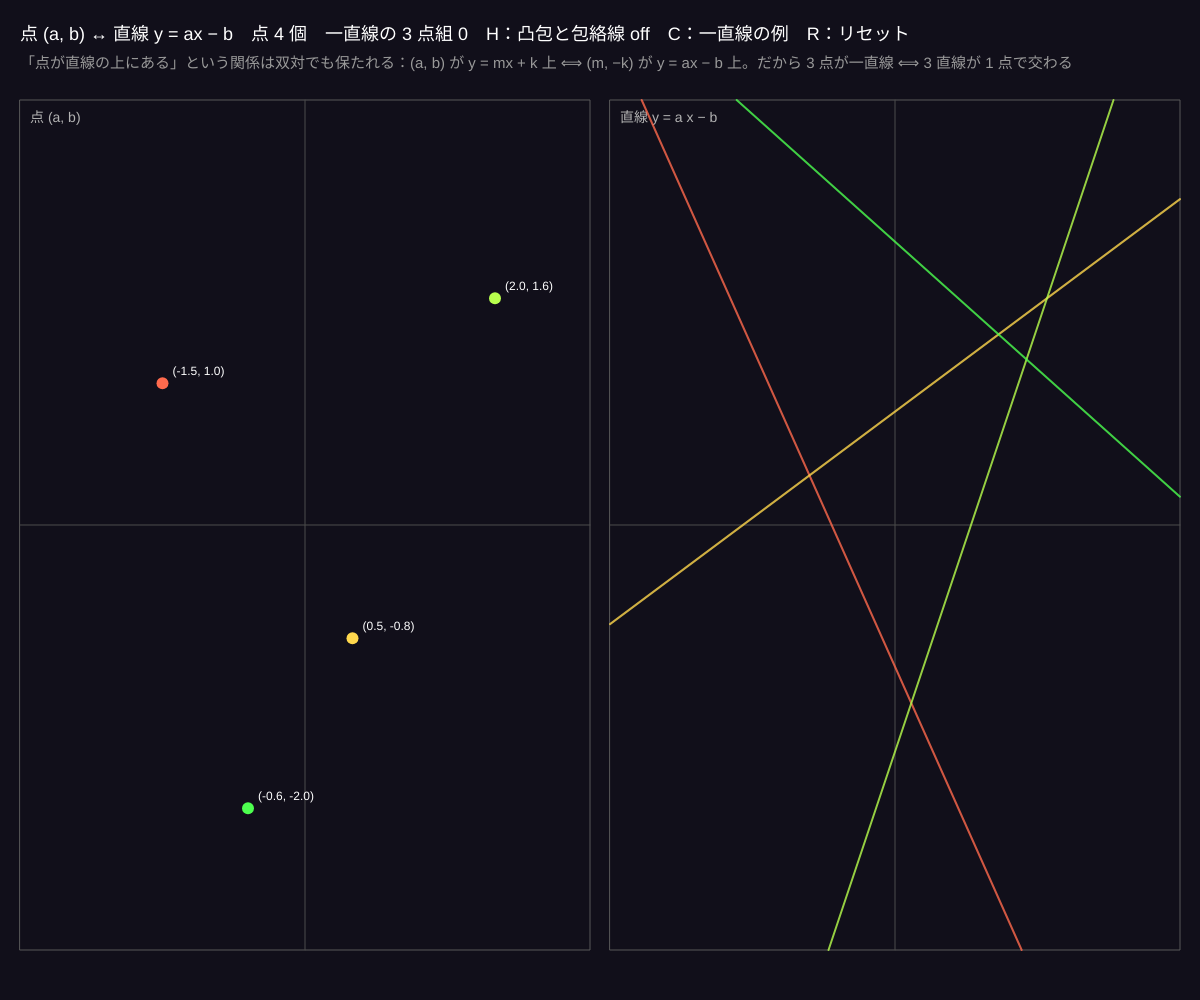
Frame 1 (no input)
Frame 60 (no input): identical to frame 1, image omitted
Frame 120 (the mouse pressed at the canvas centre since frame 60): identical to frame 1, image omitted

The p5.js sketch that drew this single still picture (run headless with seeded random() and noise() and a simulated clock; from frame 60 on, the mouse is pressed at the canvas centre):

// p5.js sketch
// ── sketch.js
// ============================================
// 00 点と直線の双対
// 左の点 (a, b) と右の直線 y = ax − b を入れ替える「双対変換」
//   点を動かすと右の直線が動く。右にマウスを置くと、その点の双対直線が左に現れる
//   3 点が一直線に並ぶ ↔ 3 本の直線が 1 点で交わる、上側の凸包 ↔ 下側の包絡線
// ドラッグ = 点を動かす / クリック = 点を追加 / C = 一直線の 3 点 / H = 凸包と包絡線 / R = リセット
// ============================================

let pts = [];               // 左の点 (a, b)（数学座標、−3〜3）
let RANGE = 3;              // ★ 表示する範囲（−RANGE 〜 RANGE）
let showHull = false;
let dragI = -1;
let tol = 0.03;             // ★ 「一直線」と判定する許しの幅

function setup() {
  createCanvas(windowWidth, windowHeight);
  colorMode(HSB, 360, 100, 100, 100);
  resetPts();
}

function resetPts() {
  pts = [{ a: -1.5, b: 1 }, { a: 0.5, b: -0.8 }, { a: 2, b: 1.6 }, { a: -0.6, b: -2 }];
}

// パネル：left と right の枠（画面座標）
function panels() {
  let w = (width - 60) / 2, h = height - 150, y = 100;
  return { L: { x: 20, y, w, h }, R: { x: 40 + w, y, w, h } };
}
// 数学座標 ↔ 画面座標
function toScreen(P, x, y) { return { x: P.x + (x + RANGE) / (2 * RANGE) * P.w, y: P.y + (RANGE - y) / (2 * RANGE) * P.h }; }
function toMath(P, sx, sy) { return { x: (sx - P.x) / P.w * 2 * RANGE - RANGE, y: RANGE - (sy - P.y) / P.h * 2 * RANGE }; }
function inside(P, sx, sy) { return sx >= P.x && sx <= P.x + P.w && sy >= P.y && sy <= P.y + P.h; }

// 直線 y = m x + k を枠の中に描く
function drawLine(P, m, k, hue, alphaV, w) {
  let s1 = toScreen(P, -RANGE, m * -RANGE + k), s2 = toScreen(P, RANGE, m * RANGE + k);
  let c = clipSeg(P, s1, s2);
  if (!c) return;
  stroke(hue, 70, 100, alphaV); strokeWeight(w);
  line(c[0].x, c[0].y, c[1].x, c[1].y);
}
// 線分を枠で切る（Liang–Barsky）
function clipSeg(P, s1, s2) {
  let t0 = 0, t1 = 1, dx = s2.x - s1.x, dy = s2.y - s1.y;
  for (let [p, q] of [[-dx, s1.x - P.x], [dx, P.x + P.w - s1.x], [-dy, s1.y - P.y], [dy, P.y + P.h - s1.y]]) {
    if (p === 0) { if (q < 0) return null; continue; }
    let r = q / p;
    if (p < 0) { if (r > t1) return null; if (r > t0) t0 = r; } else { if (r < t0) return null; if (r < t1) t1 = r; }
  }
  return [{ x: s1.x + t0 * dx, y: s1.y + t0 * dy }, { x: s1.x + t1 * dx, y: s1.y + t1 * dy }];
}

function drawFrame(P, title) {
  noFill(); stroke(0, 0, 35); strokeWeight(1); rect(P.x, P.y, P.w, P.h);
  let o = toScreen(P, 0, 0);
  stroke(0, 0, 30); line(P.x, o.y, P.x + P.w, o.y); line(o.x, P.y, o.x, P.y + P.h);
  noStroke(); fill(0, 0, 70); textSize(14); text(title, P.x + 10, P.y + 22);
}

function draw() {
  background(250, 40, 10);
  let { L, R } = panels();
  drawFrame(L, '点 (a, b)');
  drawFrame(R, '直線 y = a x − b');

  // ★ 双対：点 i → 右の直線
  for (let i = 0; i < pts.length; i++) {
    let p = pts[i], hue = 10 + i * 37 % 360;
    drawLine(R, p.a, -p.b, hue, 80, i === dragI ? 4 : 2);
  }
  // 凸包 ↔ 包絡線
  if (showHull && pts.length >= 3) drawHullEnvelope(L, R);
  // 一直線の 3 点 ↔ 共点の 3 直線
  let n = pts.length, found = 0;
  for (let i = 0; i < n; i++) for (let j = i + 1; j < n; j++) for (let k = j + 1; k < n; k++) {
    let p = pts[i], q = pts[j], r = pts[k];
    let cr = (q.a - p.a) * (r.b - p.b) - (q.b - p.b) * (r.a - p.a);
    if (abs(cr) < tol * 3 && found < 3) {
      found++;
      // 左：3 点を通る直線（点線）
      let m = (q.b - p.b) / ((q.a - p.a) || 1e-9), kk = p.b - m * p.a;
      drawingContext.setLineDash([6, 6]); drawLine(L, m, kk, 50, 70, 2); drawingContext.setLineDash([]);
      // 右：3 直線の共通点 (m, −k)：y = a m − b が全ての a,b で同じ値 −k
      let s = toScreen(R, m, -kk);
      noFill(); stroke(50, 90, 100); strokeWeight(3); circle(s.x, s.y, 22);
    }
  }
  // 点を描く
  for (let i = 0; i < pts.length; i++) {
    let p = pts[i], s = toScreen(L, p.a, p.b), hue = 10 + i * 37 % 360;
    noStroke(); fill(hue, 70, 100); circle(s.x, s.y, i === dragI ? 16 : 12);
    fill(0, 0, 100); textSize(12); text('(' + nf(p.a, 1, 1) + ', ' + nf(p.b, 1, 1) + ')', s.x + 10, s.y - 8);
  }
  // マウスの双対：右の点 (x, y) → 左の直線 b = x a − y
  if (inside(R, mouseX, mouseY)) {
    let m = toMath(R, mouseX, mouseY);
    drawLine(L, m.x, -m.y, 180, 90, 2);
    noStroke(); fill(180, 70, 100); circle(mouseX, mouseY, 10);
    fill(180, 50, 100); textSize(12); text('(' + nf(m.x, 1, 1) + ', ' + nf(m.y, 1, 1) + ') → 左の直線 b = ' + nf(m.x, 1, 1) + ' a − (' + nf(m.y, 1, 1) + ')', mouseX + 12, mouseY - 8);
  } else if (inside(L, mouseX, mouseY) && dragI < 0) {
    let m = toMath(L, mouseX, mouseY);
    drawLine(R, m.x, -m.y, 180, 60, 1.5);
  }

  noStroke(); fill(0, 0, 100); textSize(18);
  text('点 (a, b) ↔ 直線 y = ax − b　点 ' + pts.length + ' 個　一直線の 3 点組 ' + found + '　H：凸包と包絡線 ' + (showHull ? 'ON' : 'off') + '　C：一直線の例　R：リセット', 20, 40);
  fill(0, 0, 60); textSize(15);
  text('「点が直線の上にある」という関係は双対でも保たれる：(a, b) が y = mx + k 上 ⟺ (m, −k) が y = ax − b 上。だから 3 点が一直線 ⟺ 3 直線が 1 点で交わる', 20, 68);
}

// ★ 上側の凸包（左）↔ 下側の包絡線（右）、下側の凸包 ↔ 上側の包絡線
function drawHullEnvelope(L, R) {
  let sorted = pts.slice().sort((p, q) => p.a - q.a || p.b - q.b);
  let cr = (o, p, q) => (p.a - o.a) * (q.b - o.b) - (p.b - o.b) * (q.a - o.a);
  let lower = [], upper = [];
  for (let p of sorted) { while (lower.length >= 2 && cr(lower[lower.length - 2], lower[lower.length - 1], p) <= 0) lower.pop(); lower.push(p); }
  for (let p of sorted.slice().reverse()) { while (upper.length >= 2 && cr(upper[upper.length - 2], upper[upper.length - 1], p) <= 0) upper.pop(); upper.push(p); }
  let chain = (c, hue) => { noFill(); stroke(hue, 80, 100, 80); strokeWeight(5); beginShape(); for (let p of c) { let s = toScreen(L, p.a, p.b); vertex(s.x, s.y); } endShape(); };
  chain(upper, 10); chain(lower, 180);
  // 包絡線：x を細かく動かして min / max を取る
  for (let [hue, pick] of [[10, Math.min], [180, Math.max]]) {
    noFill(); stroke(hue, 80, 100, 80); strokeWeight(5);
    beginShape();
    for (let x = -RANGE; x <= RANGE + 1e-9; x += 0.05) {
      let y = constrain(pick(...pts.map((p) => p.a * x - p.b)), -RANGE, RANGE);
      let s = toScreen(R, x, y); vertex(s.x, s.y);
    }
    endShape();
  }
  noStroke(); fill(0, 0, 70); textSize(13);
  text('コーラル：上側の凸包 ↔ 下側の包絡線　　アクア：下側の凸包 ↔ 上側の包絡線', L.x + 10, L.y + L.h - 10);
}

function mousePressed() {
  let { L } = panels();
  if (!inside(L, mouseX, mouseY)) return;
  for (let i = 0; i < pts.length; i++) {
    let s = toScreen(L, pts[i].a, pts[i].b);
    if (dist(mouseX, mouseY, s.x, s.y) < 14) { dragI = i; return; }
  }
  if (pts.length < 12) { let m = toMath(L, mouseX, mouseY); pts.push({ a: m.x, b: m.y }); dragI = pts.length - 1; }
}
function mouseDragged() {
  if (dragI < 0) return;
  let { L } = panels();
  let m = toMath(L, constrain(mouseX, L.x, L.x + L.w), constrain(mouseY, L.y, L.y + L.h));
  pts[dragI].a = m.x; pts[dragI].b = m.y;
}
function mouseReleased() { dragI = -1; }
function keyPressed() {
  if (key === 'h' || key === 'H') showHull = !showHull;
  if (key === 'r' || key === 'R') resetPts();
  if (key === 'c' || key === 'C') pts = [{ a: -2, b: -1.5 }, { a: 0, b: -0.5 }, { a: 2, b: 0.5 }, { a: 1, b: 2 }];
}

// ---------- やってみよう ----------
// 1. C で一直線の 3 点を出し、右で 3 本の直線が 1 点で交わるのを確認。1 点だけ少し動かすと？
// 2. 右の交点 (m, −k) の m は左の直線の傾き。左の直線を立てていくと交点はどこへ行く？
// 3. H を押し、点を 1 つ上に引っ張る。左の凸包が変わるとき右の包絡線はどう変わる？
// 4. 双対変換を (a, b) → y = ax + b に変えると（符号を変える）、上下の対応はどうなる？
